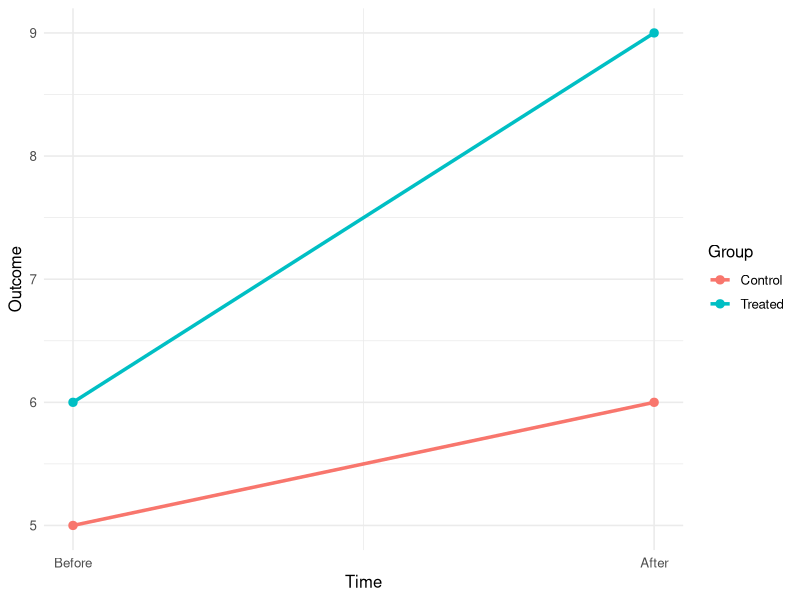
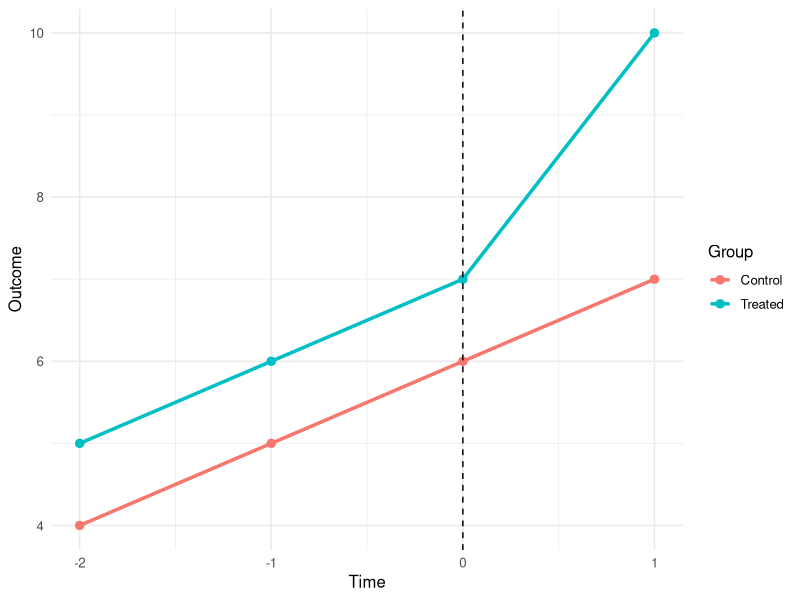

Source code (R) for these figures, in order:
## ---- chunk 1
#| fig-cap: "Canonical 2×2 DiD: treatment affects only the treated group after intervention"
#| fig-width: 6
#| fig-height: 4
#| warning: false
#| message: false

library(ggplot2)

# Canonical 2x2 DiD data with treatment effect
did_data <- data.frame(
  time = rep(c(0, 1), times = 2),
  group = rep(c("Control", "Treated"), each = 2),
  outcome = c(5, 6, 6, 9)
)

ggplot(did_data, aes(x = time, y = outcome, color = group)) +
  geom_line(size = 1.2) +
  geom_point(size = 2.5) +
  scale_x_continuous(
    breaks = c(0, 1),
    labels = c("Before", "After")
  ) +
  labs(
    x = "Time",
    y = "Outcome",
    color = "Group"
  ) +
  theme_minimal(base_size = 12)
## ---- chunk 2
#| warning: false
#| message: false

library(dplyr)
library(tidyr)
library(knitr)

did_data <- data.frame(
  time = rep(c(0, 1), times = 2),
  group = rep(c("Control", "Treated"), each = 2),
  outcome = c(5, 6, 6, 9)
)

means <- did_data %>%
  mutate(time = ifelse(time == 0, "Before", "After")) %>%
  group_by(group, time) %>%
  summarise(mean_outcome = mean(outcome), .groups = "drop")

table_2x2 <- pivot_wider(
  means,
  names_from = time,
  values_from = mean_outcome
)

knitr::kable(table_2x2, digits = 2)

delta_treated <- table_2x2$After[table_2x2$group == "Treated"] -
                  table_2x2$Before[table_2x2$group == "Treated"]

delta_control <- table_2x2$After[table_2x2$group == "Control"] -
                  table_2x2$Before[table_2x2$group == "Control"]

did_estimate <- delta_treated - delta_control
did_estimate
## ---- chunk 3
#| results: hide
#| echo: false
#| warning: false
#| message: false

did_data <- data.frame(
  outcome = c(5, 6, 6, 9),
  treated = c(0, 0, 1, 1),
  post = c(0, 1, 0, 1)
)

did_data$interaction <- did_data$treated * did_data$post

coef(lm(outcome ~ treated + post + interaction, data = did_data))
## ---- chunk 4
#| fig-cap: "Parallel trends before treatment and divergence after treatment"
#| fig-width: 6
#| fig-height: 4
#| warning: false
#| message: false

library(ggplot2)

pt_data <- data.frame(
  time = rep(-2:1, times = 2),
  group = rep(c("Control", "Treated"), each = 4),
  outcome = c(4, 5, 6, 7, 5, 6, 7, 10)
)

ggplot(pt_data, aes(x = time, y = outcome, color = group)) +
  geom_line(size = 1.2) +
  geom_point(size = 2.5) +
  geom_vline(xintercept = 0, linetype = "dashed") +
  labs(x = "Time", y = "Outcome", color = "Group") +
  theme_minimal(base_size = 12)
